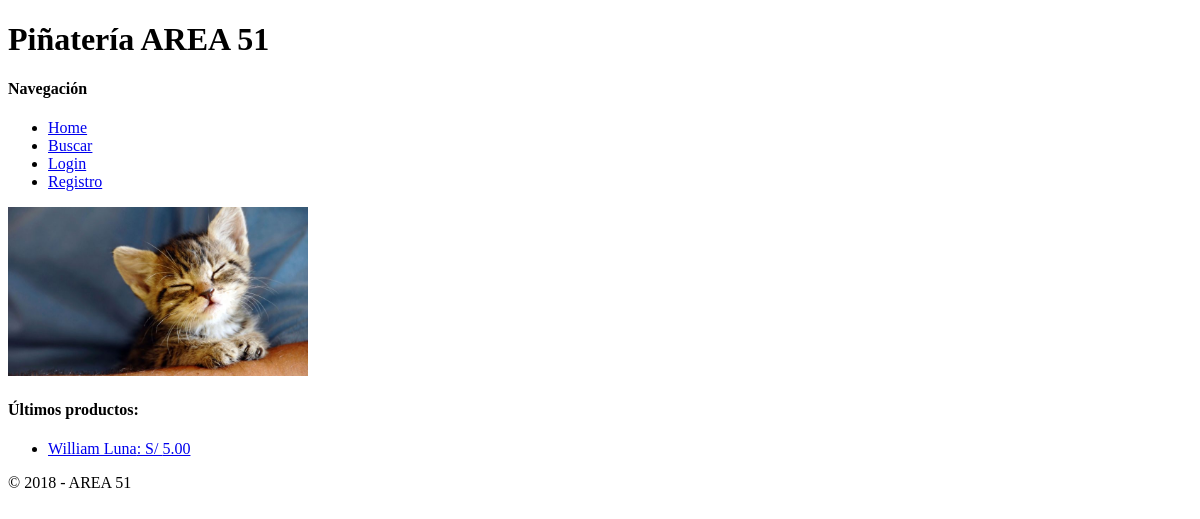
/, run on an earlier commit of the app's database.
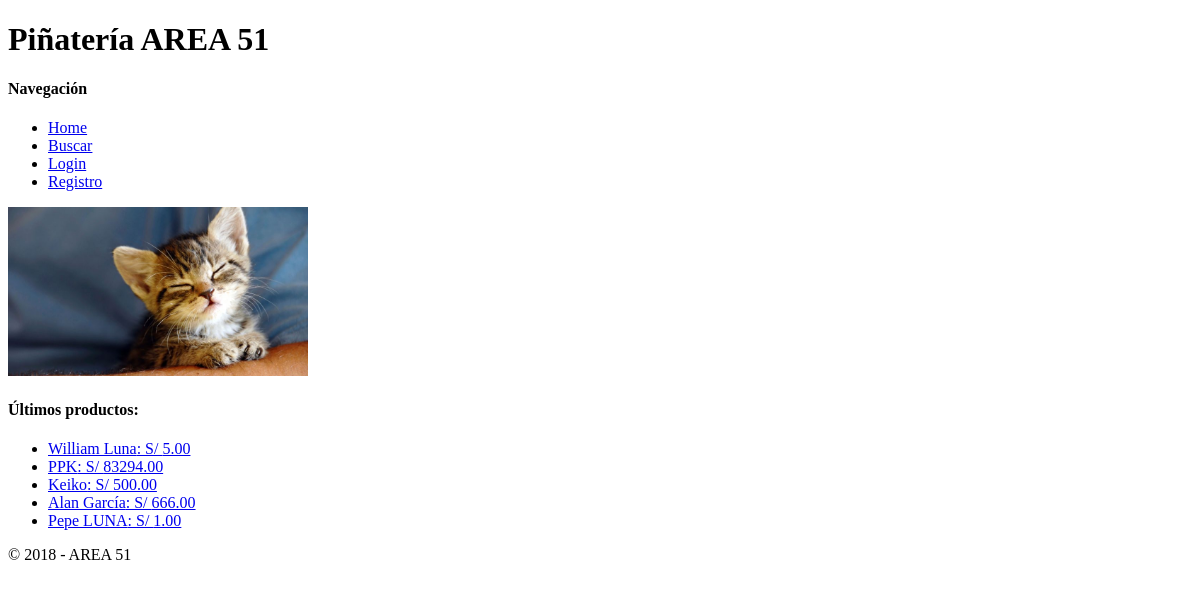
And on a later commit of the database.
### productos/models.py (models this page shows, shortened)
class Producto(models.Model):
    categoria = models.ForeignKey(
        Categoria,
        on_delete=models.CASCADE,
        blank=False,
        null=False,
    )
    personaje = models.CharField(
        max_length=40,
        blank=False,
        null=False
    )
    nombre_comercial = models.CharField(
        max_length=50,
        blank=True,
        null=True
    )
    descripcion = models.TextField(
        blank=True,
        null=True
    )
    precio = models.DecimalField(
        max_digits=15,
        decimal_places=5,
        blank=False,
        null=False
    )

### website/views.py (the view)
# urls.py: path('', Portada.as_view(), name='portada')
class Portada(TemplateView):
    template_name = 'index.html'
    def get_context_data(self, **kwargs):
        contexto = super(Portada, self).get_context_data(**kwargs)
        contexto['nombre'] = 'Moisés'
        contexto['productos'] = Producto.objects.only('personaje', 'precio')
        contexto['edad'] = 16
        return contexto

### templates/index.html
{% extends 'base.html' %}
{% load static %}
{% block contenido %}
    <img src="{% static 'gatito.jpg' %}" width="300">
    <h4>Últimos productos:</h4>
    <ul>
        {% for producto in productos %}
            <li><a href="{% url 'detalle' producto.pk %}">{{ producto.personaje }}: S/ {{ producto.precio|floatformat:2 }}</a></li>
        {% endfor %}
    </ul>
{% endblock %}

### templates/base.html (shortened to what this page needs)
<!doctype html>
<html lang="en">
<head>
</head>
<body>
    <h1>Piñatería AREA 51</h1>
    <h4>Navegación</h4>
    <ul>
        <li><a href="{% url 'portada' %}">Home</a></li>
        <li><a href="{% url 'buscar' %}">Buscar</a></li>
        {% if user.is_authenticated %}
            <li><a href="{% url 'perfil' %}">{{ user.username }} (perfil)</a></li>
            <li><a href="{% url 'logout' %}">Logout</a></li>
        {% else %}
            <li><a href="{% url 'login' %}">Login</a></li>
            <li><a href="{% url 'registro' %}">Registro</a></li>
        {% endif %}
    </ul>
    {% block contenido %}{% endblock %}
    <p>&copy; 2018 - AREA 51</p>
</body>
</html>

What changed in the data, as far as the page shows it:
added Producto: personaje "PPK", precio "83294.00"
added Producto: personaje "Keiko", precio "500.00"
added Producto: personaje "Alan García", precio "666.00"
added Producto: personaje "Pepe LUNA", precio "1.00"
